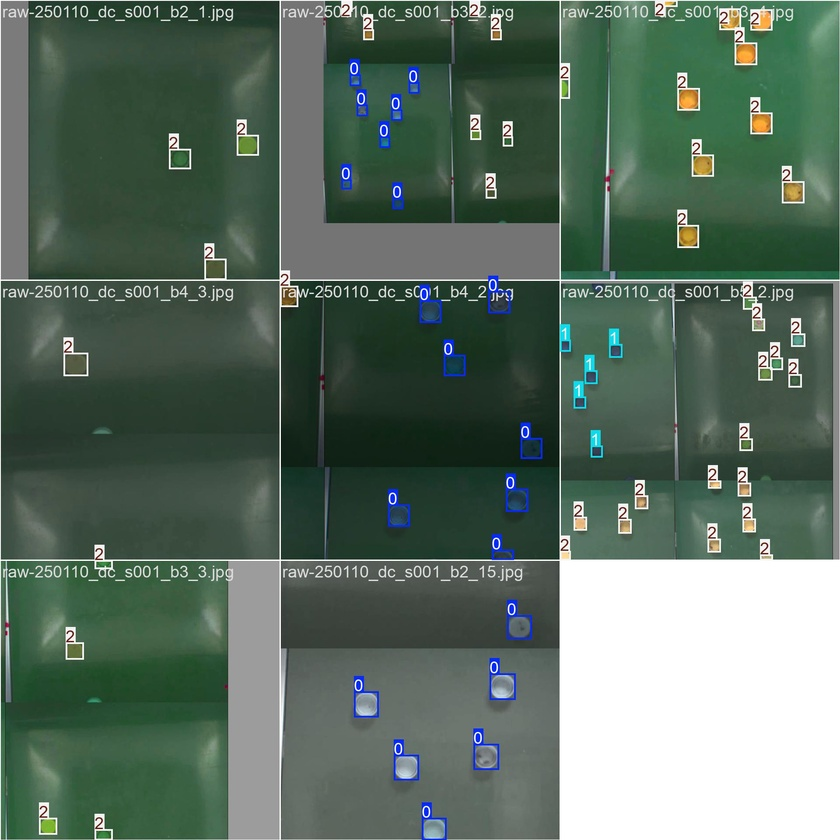
#> input picture notebooks/wandb/run-20251125_091049-97bnxdfm/files/media/images/train_batch0_1_3255b7fd97e4a05fd554.jpg, 840 x 840 px, shrunk from 1920 x 1920 before the run; its folder holds only this picture in this run
$ jupyter execute 01_data_exploration.ipynb
#> lines starting #> are read from the running program, lines starting #| are printed output that depends on the picture
# Bottle Cap Detection - Data Exploration
**Author:** Wikan Priambudi
**Goal:** Develop a lightweight detection model (<10ms inference) for Raspberry Pi 5.

## Import Libraries

[cell 1]
import cv2
import numpy as np
import matplotlib.pyplot as plt
import glob
import os
import random

## Show 15 Images

[cell 2]
import cv2
import numpy as np
import matplotlib.pyplot as plt
import glob
import os

# Ambil beberapa sampel gambar dari folder train
image_files = glob.glob("../datasets/bottle_cap/train/images/*.jpg")[:3] # Ambil 3 gambar saja dulu

def get_hsv_stats(img_path, label_path):
    img = cv2.imread(img_path)
#> img is the input picture: shape (840, 840, 3); mean B, G, R 98.2, 110.9, 91.6
    img_rgb = cv2.cvtColor(img, cv2.COLOR_BGR2RGB)
    img_hsv = cv2.cvtColor(img, cv2.COLOR_BGR2HSV)
#> img_hsv: shape (840, 840, 3); mean H, S, V 57.4, 64.5, 112.6
    h, w, _ = img.shape
#> h = 840; w = 840

    crops = []
    stats = []

    if not os.path.exists(label_path): return [], []

    with open(label_path, 'r') as f:
        lines = f.readlines()

    for line in lines:
        parts = line.strip().split()
        # Koordinat YOLO
        x_c, y_c, bw, bh = map(float, parts[1:])

        # Convert ke pixel
        x1 = int((x_c - bw/2) * w)
        y1 = int((y_c - bh/2) * h)
        x2 = int((x_c + bw/2) * w)
        y2 = int((y_c + bh/2) * h)

        # Pastikan koordinat valid
        x1, y1 = max(0, x1), max(0, y1)
        x2, y2 = min(w, x2), min(h, y2)

        # Ambil crop (potongan gambar tutup botol)
        crop_rgb = img_rgb[y1:y2, x1:x2]
        crop_hsv = img_hsv[y1:y2, x1:x2]

        if crop_rgb.size == 0: continue

        # Ambil bagian tengah saja (50%) untuk hindari background
        cy, cx = crop_hsv.shape[:2]
        center_hsv = crop_hsv[int(cy*0.25):int(cy*0.75), int(cx*0.25):int(cx*0.75)]

        # Hitung rata-rata H, S, V
        mean_h = np.mean(center_hsv[:,:,0]) # Hue (0-179 di OpenCV)
        mean_s = np.mean(center_hsv[:,:,1]) # Saturation (0-255)
        mean_v = np.mean(center_hsv[:,:,2]) # Value (0-255)

        crops.append(crop_rgb)
        stats.append((mean_h, mean_s, mean_v))

    return crops, stats

# Visualisasi
plt.figure(figsize=(15, 10))
k = 1
for img_file in image_files:
    lbl_file = img_file.replace('images', 'labels').replace('.jpg', '.txt')
    crops, stats = get_hsv_stats(img_file, lbl_file)

    for crop, stat in zip(crops, stats):
        if k > 15: break # Jangan kebanyakan plot
        plt.subplot(3, 5, k)
        plt.imshow(crop)
        plt.title(f"H:{stat[0]:.0f}, S:{stat[1]:.0f}, V:{stat[2]:.0f}")
        plt.axis('off')
        k += 1

plt.tight_layout()
plt.show()

## HSV Profile

[cell 3]
# Ambil SEMUA gambar di folder train dan valid
train_images = glob.glob("../datasets/bottle_cap/train/images/*.jpg")
val_images = glob.glob("../datasets/bottle_cap/valid/images/*.jpg")
all_images = train_images + val_images

h_values = []
s_values = []
v_values = []

print(f"Menganalisis {len(all_images)} gambar... Mohon tunggu.")

for img_path in all_images:
    label_path = img_path.replace('images', 'labels').replace('.jpg', '.txt')
    if not os.path.exists(label_path): continue

    img = cv2.imread(img_path)
    if img is None: continue
    img_hsv = cv2.cvtColor(img, cv2.COLOR_BGR2HSV)
    h_img, w_img, _ = img.shape

    with open(label_path, 'r') as f:
        lines = f.readlines()

    for line in lines:
        parts = line.strip().split()
        x_c, y_c, bw, bh = map(float, parts[1:])

        # Convert ke pixel
        x1 = int((x_c - bw/2) * w_img)
        y1 = int((y_c - bh/2) * h_img)
        x2 = int((x_c + bw/2) * w_img)
        y2 = int((y_c + bh/2) * h_img)

        # Crop dan ambil tengahnya
        crop_hsv = img_hsv[y1:y2, x1:x2]
        if crop_hsv.size == 0: continue

        # Ambil area tengah 50% untuk akurasi warna
        cy, cx = crop_hsv.shape[:2]
        center = crop_hsv[int(cy*0.25):int(cy*0.75), int(cx*0.25):int(cx*0.75)]

        if center.size == 0: continue # Skip jika crop terlalu kecil

        h_val = np.mean(center[:,:,0])
        s_val = np.mean(center[:,:,1])
        v_val = np.mean(center[:,:,2])

        h_values.append(h_val)
        s_values.append(s_val)
        v_values.append(v_val)

# Plotting
plt.figure(figsize=(12, 6))

# Plot 1: Hue vs Value (Biasanya untuk membedakan Light vs Dark)
plt.subplot(1, 2, 1)
plt.scatter(h_values, v_values, alpha=0.5, c=h_values, cmap='hsv')
plt.xlabel('Hue (Warna)')
plt.ylabel('Value (Kecerahan)')
plt.title('Hue vs Value (Cari beda Light vs Dark)')
plt.grid(True, alpha=0.3)

# Plot 2: Hue vs Saturation (Cari beda Warna Lain)
plt.subplot(1, 2, 2)
plt.scatter(h_values, s_values, alpha=0.5, c=h_values, cmap='hsv')
plt.xlabel('Hue (Warna)')
plt.ylabel('Saturation (Kepekatan)')
plt.title('Hue vs Saturation')
plt.grid(True, alpha=0.3)

plt.tight_layout()
plt.show()
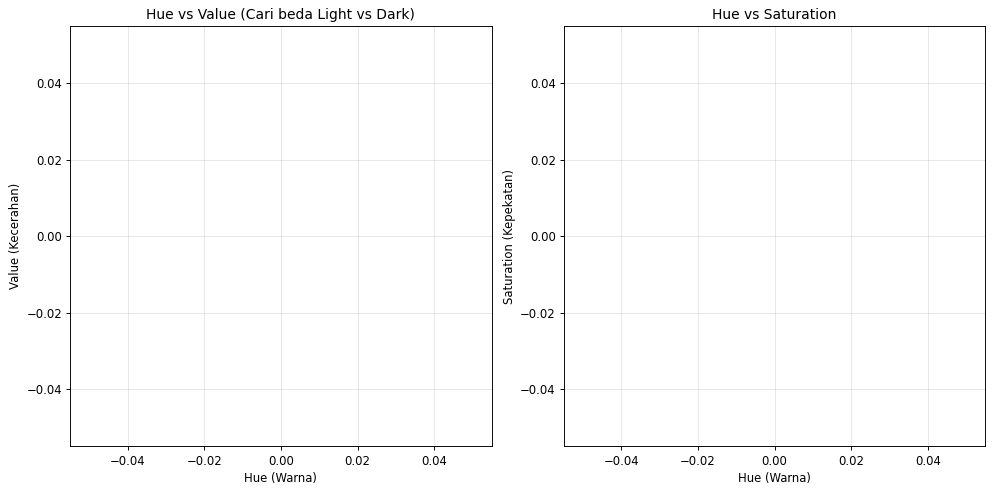
#> figure drawn by matplotlib, 2 panels

print(f"Total Tutup Botol terdeteksi: {len(h_values)}")

### Labelling Result

[cell 4]
# Fungsi Helper untuk menampilkan gambar spesifik per kelas
def show_class_examples(target_class_id, class_name, bbox_color, folder):
    # Cari semua file label di folder train
    if folder == 'train':
        label_files = glob.glob("../datasets/bottle_cap/train/labels/*.txt")
    else:
        label_files = glob.glob("../datasets/bottle_cap/valid/labels/*.txt")

    found_images = []

    # Acak biar gak itu-itu aja yang tampil
    random.seed(42)
    random.shuffle(label_files)

    for lbl_path in label_files:
        if len(found_images) >= 6: break # Cukup tampilkan 6 gambar

        # Cek apakah di file ini ada class yang dicari
        with open(lbl_path, 'r') as f:
            lines = f.readlines()

        bboxes = []
        has_target = False

        for line in lines:
            parts = line.strip().split()
            cls_id = int(parts[0])

            # Hanya ambil kotak yang sesuai kategori target
            if cls_id == target_class_id:
                bboxes.append(list(map(float, parts[1:])))
                has_target = True

        if has_target:
            # Load gambar
            img_path = lbl_path.replace('labels', 'images').replace('.txt', '.jpg')
            if not os.path.exists(img_path): continue

            img = cv2.imread(img_path)
            img = cv2.cvtColor(img, cv2.COLOR_BGR2RGB)
            h, w, _ = img.shape

            # Gambar kotak
            for box in bboxes:
                xc, yc, bw, bh = box
                x1 = int((xc - bw/2) * w)
                y1 = int((yc - bh/2) * h)
                x2 = int((xc + bw/2) * w)
                y2 = int((yc + bh/2) * h)

                cv2.rectangle(img, (x1, y1), (x2, y2), bbox_color, 3)
                cv2.putText(img, class_name, (x1, y1-10),
                           cv2.FONT_HERSHEY_SIMPLEX, 0.6, bbox_color, 2)

            found_images.append(img)

    # Plotting
    if not found_images:
        print(f"Tidak ditemukan sampel untuk kelas: {class_name}")
        return

    plt.figure(figsize=(15, 10))
    for i, img in enumerate(found_images):
        plt.subplot(2, 3, i+1)
        plt.imshow(img)
        plt.title(f"{class_name} (Samples)")
        plt.axis('off')
    plt.tight_layout()
    plt.show()

[cell 5]
# --- EKSEKUSI LIGHT BLUE ---
print("Menampilkan sampel LIGHT BLUE (Class 0)...")
# Warna Kotak: Cyan (0, 255, 255)
show_class_examples(0, "Light Blue", (0, 255, 255), 'train')
show_class_examples(0, "Light Blue", (0, 255, 255), 'valid')

[cell 6]
print("Menampilkan sampel DARK BLUE (Class 1)...")
show_class_examples(1, "Dark Blue", (0, 0, 255), 'train')
show_class_examples(1, "Dark Blue", (0, 0, 255), 'valid')
